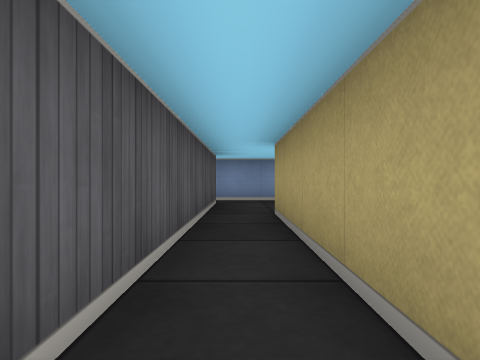
View 1 (above)

18 first-person views from a walk through a cub3D level. The camera is about half as high as the walls, looks level and sees 75° across. The floor is counted in squares. Each view is taken from the middle of a square. On the plan, view 1 faces up. The plan holds only what a view shows up to about 9 squares ahead; the rest is blank.

View 2
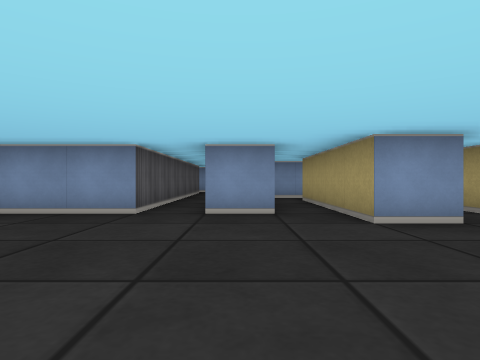

View 3
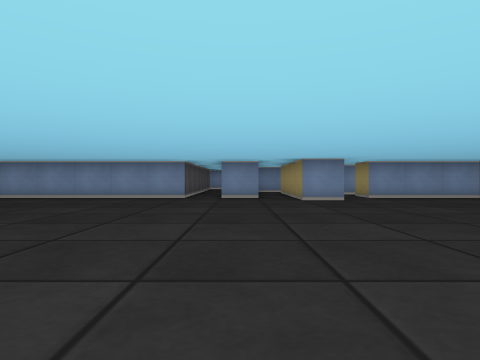

View 4
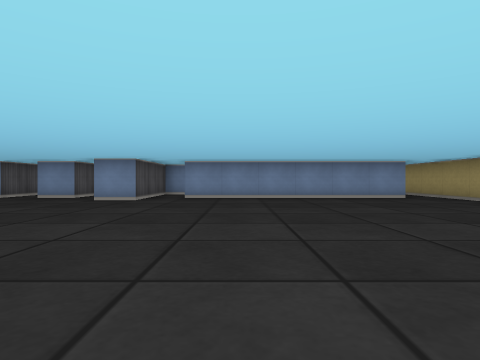

View 5
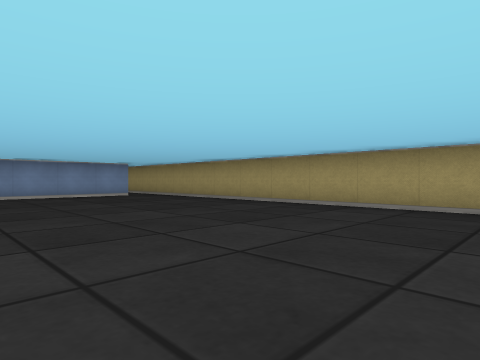

View 6
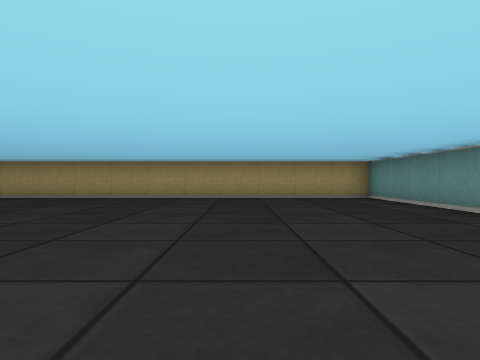

View 7
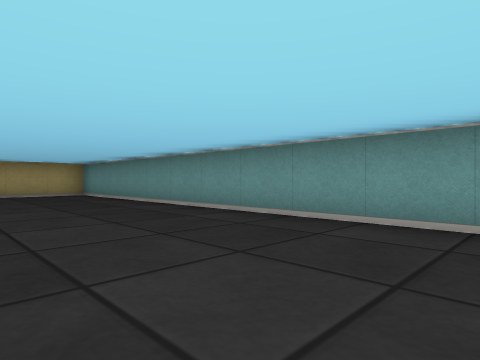

View 8
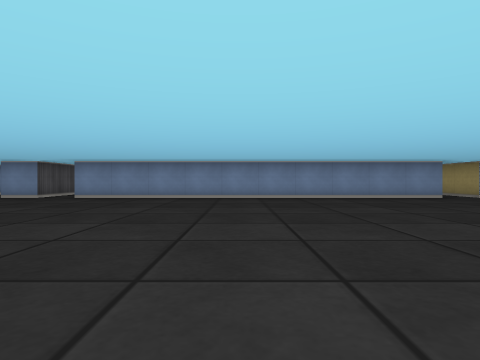

View 9
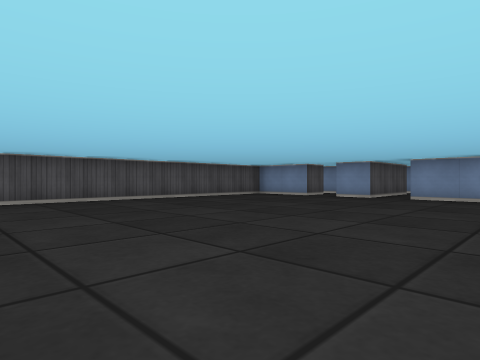

View 10
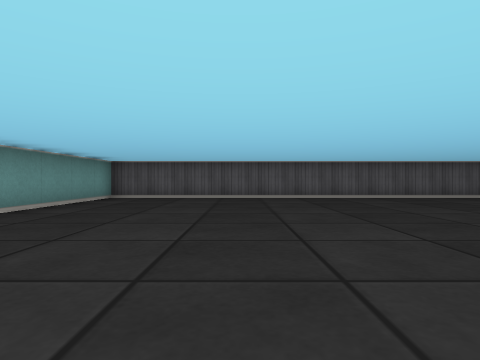

View 11
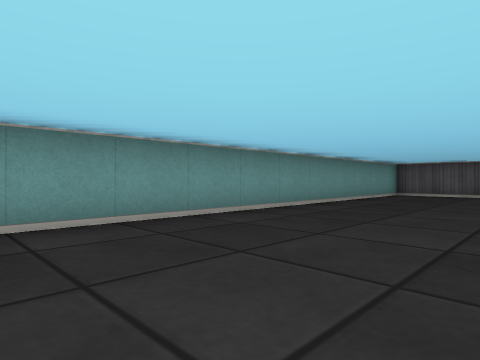

View 12
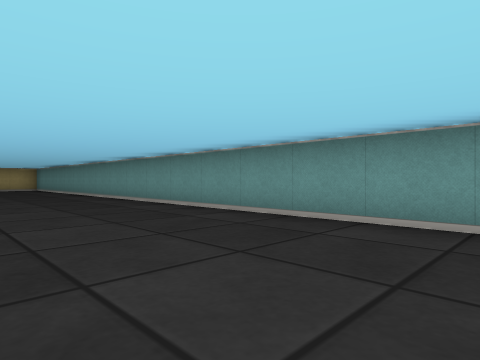

View 13
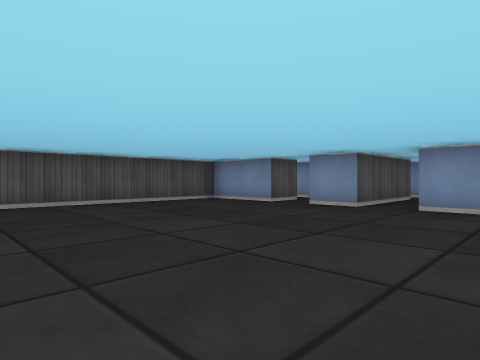

View 14
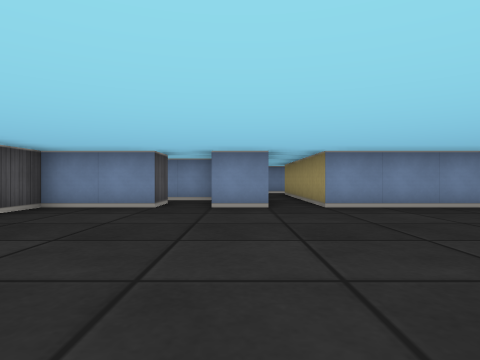

View 15
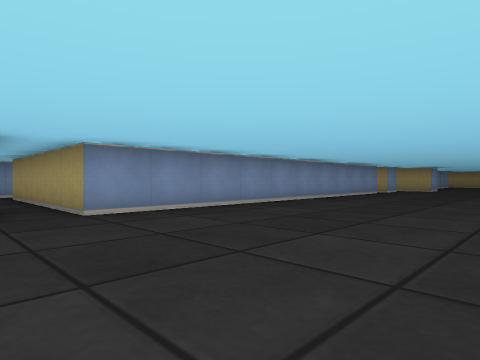

View 16
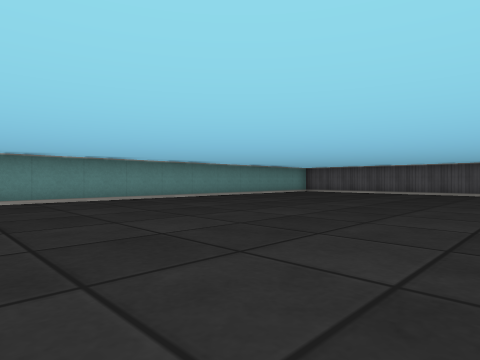

View 17
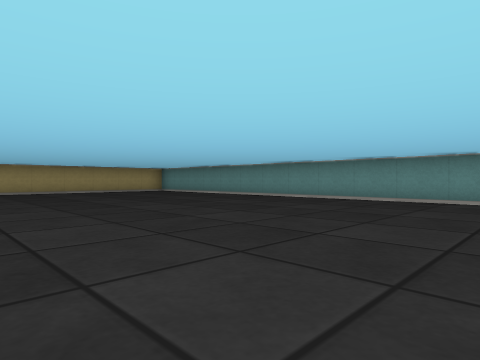

View 18
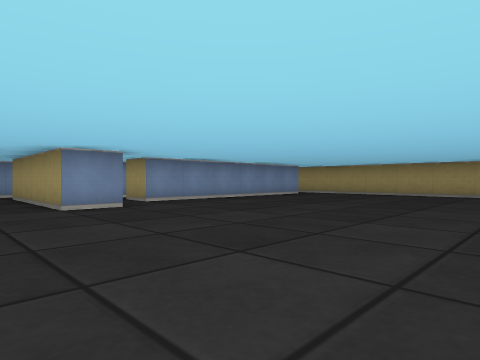

### Floor plan
Points are (right, up) in squares from view 1. A wall is a line through its corners. A room is listed if a view was taken in it or the views show most of it. See-through windows are left out.
Room 1 (view 1)
walls: (-0.5, 5.4) (-0.5, -0.5); (0.5, -0.5) (0.5, 4.5)
ways out: opening at (0, 0) to room 2; opening at (0.5, 6)
Room 2 (views 2, 3, 4, 5, 6, 7, 8, 9, 10, 11, 12, 13, 14, 15, 16, 17, 18)
walls: (-0.5, -0.5) (-10.5, -0.5) (-10.5, 3.5); (1.5, -0.5) (0.5, -0.5); (3.5, 0) (3.5, -1.5) (2.5, -1.5) (2.5, -0.5); (-13.5, -0.5) (-15.5, -0.5) (-15.5, -14.5) (11.5, -14.5) (11.5, 0); (-11.5, 2.5) (-11.5, -0.5) (-12.5, -0.5); (10.5, -0.5) (4.5, -0.5)
ways out: opening at (0, 0) to room 1; opening at (-13, 0) to room 3; opening at (-11, 4); opening at (2, 0); opening at (4, 0); opening at (11, 0)
Room 3 (no view inside)
walls: (-12.6, 1.5) (-14.2, 1.5); (-13.5, 0.5) (-13.5, -0.5)
ways out: opening at (-13, 0) to room 2; opening at (-14, 1)

Positions as (right, up) in squares from view 1, and headings:
1: (0, 0), facing up
2: (1, -5), facing up
3: (1, -9), facing up
4: (6, -9), facing up
5: (6, -10), facing up-right
6: (3, -11), facing right
7: (1, -11), facing down-right
8: (-6, -9), facing up
9: (-8, -9), facing up-left
10: (-7, -11), facing left
11: (-5, -11), facing down-left
12: (-5, -11), facing down-right
13: (-9, -6), facing up-left
14: (-12, -6), facing up
15: (-12, -5), facing up-right
16: (-4, -7), facing down-left
17: (-1, -7), facing down-right
18: (1, -7), facing up-right
